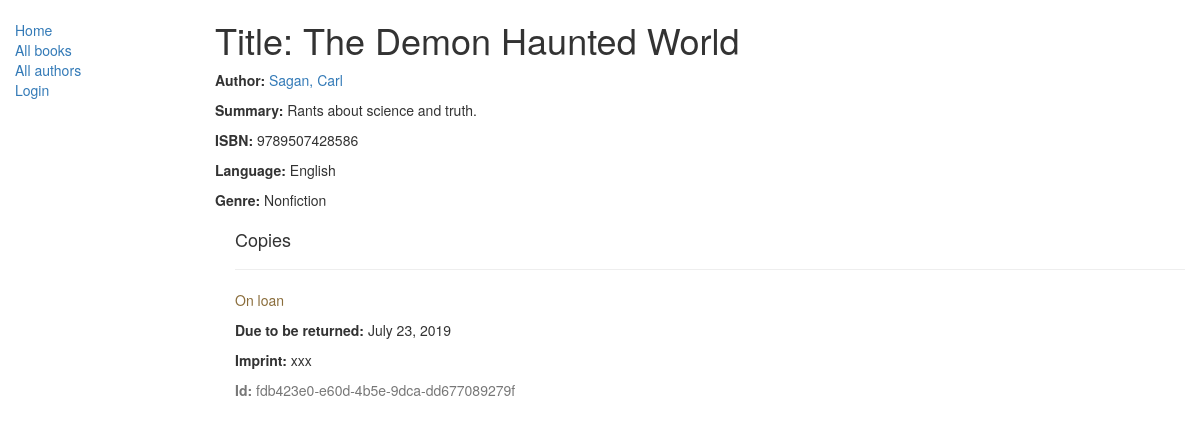
/catalog/book/2, run on the app's committed database.
### catalog/models.py (models this page shows, shortened)
class Book(models.Model):
    title = models.CharField(max_length=200)
    author = models.ForeignKey('Author', on_delete=models.SET_NULL, null=True)
    summary = models.TextField(max_length=1000, help_text='Enter a brief description of the book')
    isbn = models.CharField('ISBN',max_length=13, help_text='13 Character <a href="https://www.isbn-international.org/content/what-isbn">ISBN number</a>')
    genre = models.ManyToManyField(Genre, help_text='Select a genre for this book')
    language = models.ForeignKey('Language', on_delete=models.SET_NULL, null=True)
    def display_genre(self):
        """
        Creates a string for the Genre. This is required to display genre in Admin.
        """
        return ', '.join([ genre.name for genre in self.genre.all()[:3] ])
    display_genre.short_description = 'Genre'

class Author(models.Model):
    first_name = models.CharField(max_length=100)
    last_name = models.CharField(max_length=100)
    date_of_birth = models.DateField(null=True, blank=True)
    date_of_death = models.DateField('Died', null=True, blank=True)
    class Meta:
        ordering = ["last_name","first_name"]
    def __str__(self):
        return '{0}, {1}'.format(self.last_name,self.first_name)

class Language(models.Model):
    name = models.CharField(max_length=200, help_text="Enter a the book's natural language (e.g. English, French, Japanese etc.)")
    def __str__(self):
        return self.name

class Genre(models.Model):
    name = models.CharField(max_length=200, help_text="Enter a book genre (e.g. Science Fiction, French Poetry etc.)")
    def __str__(self):
        return self.name

class BookInstance(models.Model):
    id = models.UUIDField(primary_key=True, default=uuid.uuid4, help_text="Unique ID for this particular book across whole library")
    book = models.ForeignKey('Book', on_delete=models.SET_NULL, null=True)
    imprint = models.CharField(max_length=200)
    due_back = models.DateField(null=True, blank=True)
    LOAN_STATUS = (
        ('m', 'Maintenance'),
        ('o', 'On loan'),
        ('a', 'Available'),
        ('r', 'Reserved'),
    )
    status = models.CharField(max_length=1, choices=LOAN_STATUS, blank=True, default='m', help_text='Book availability')
    borrower = models.ForeignKey(User, on_delete=models.SET_NULL, null=True, blank=True)
    class Meta:
        ordering = ["due_back"]
        permissions = (("can_mark_returned", "Set book as returned"),)

### catalog/views.py (the view)
# urls.py: path('book/<int:pk>', views.BookDetailView.as_view(), name='book-detail'),
class BookDetailView(generic.DetailView):
    model = Book

### catalog/templates/catalog/book_detail.html
{% extends "base_generic.html" %}
{% block content %}
  <h1>Title: {{ book.title }}</h1>
  <p><strong>Author:</strong> <a href="{% url 'author-detail' book.author.pk %}">{{ book.author }}</a></p>
  <p><strong>Summary:</strong> {{ book.summary }}</p>
  <p><strong>ISBN:</strong> {{ book.isbn }}</p>
  <p><strong>Language:</strong> {{ book.language }}</p>
  <p><strong>Genre:</strong> {% for genre in book.genre.all %} {{ genre }}{% if not forloop.last %}, {% endif %}{% endfor %}</p>
  <div style="margin-left:20px;margin-top:20px">
    <h4>Copies</h4>
    {% for copy in book.bookinstance_set.all %}
    <hr>
    <p class="{% if copy.status == 'a' %}text-success{% elif copy.status == 'm' %}text-danger{% else %}text-warning{% endif %}">{{ copy.get_status_display }}</p>
    {% if copy.status != 'a' %}<p><strong>Due to be returned:</strong> {{copy.due_back}}</p>{% endif %}
    <p><strong>Imprint:</strong> {{copy.imprint}}</p>
    <p class="text-muted"><strong>Id:</strong> {{copy.id}}</p>
    {% endfor %}
  </div>
{% endblock %}

### data on the page
Book: title "The Demon Haunted World", author "Sagan, Carl", summary "Rants about science and truth.", isbn "9789507428586", language "English"
Genre: name "Nonfiction"
BookInstance: status "On loan", due_back "July 23, 2019", imprint "xxx", id "fdb423e0-e60d-4b5e-9dca-dd677089279f"
